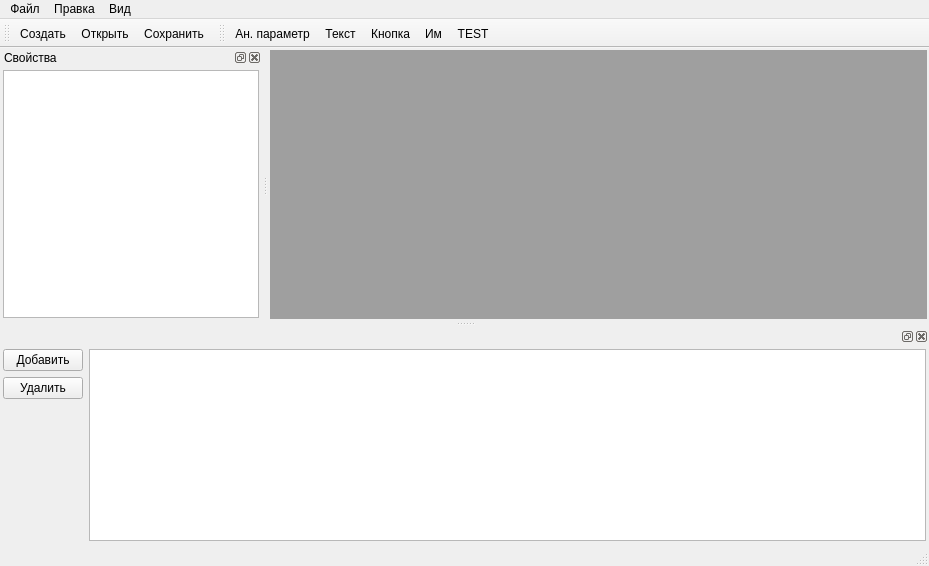
<?xml version="1.0" encoding="UTF-8"?>
<ui version="4.0">
 <class>MainWindow</class>
 <widget class="QMainWindow" name="MainWindow">
  <property name="geometry">
   <rect>
    <x>0</x>
    <y>0</y>
    <width>929</width>
    <height>566</height>
   </rect>
  </property>
  <property name="windowTitle">
   <string>MainWindow</string>
  </property>
  <widget class="QWidget" name="centralWidget">
   <layout class="QGridLayout" name="gridLayout_2">
    <property name="leftMargin">
     <number>2</number>
    </property>
    <property name="topMargin">
     <number>2</number>
    </property>
    <property name="rightMargin">
     <number>2</number>
    </property>
    <property name="bottomMargin">
     <number>2</number>
    </property>
    <item row="0" column="0">
     <widget class="QMdiArea" name="mdiArea"/>
    </item>
   </layout>
  </widget>
  <widget class="QMenuBar" name="menuBar">
   <property name="geometry">
    <rect>
     <x>0</x>
     <y>0</y>
     <width>929</width>
     <height>18</height>
    </rect>
   </property>
   <widget class="QMenu" name="menu">
    <property name="title">
     <string>Файл</string>
    </property>
    <addaction name="ACreate"/>
    <addaction name="separator"/>
    <addaction name="AOpen"/>
    <addaction name="ASave"/>
    <addaction name="ASave2"/>
    <addaction name="ASaveAll"/>
    <addaction name="separator"/>
    <addaction name="AClose"/>
   </widget>
   <widget class="QMenu" name="menu_2">
    <property name="title">
     <string>Правка</string>
    </property>
    <addaction name="ACut"/>
    <addaction name="ACopy"/>
    <addaction name="APaste"/>
    <addaction name="ADelete"/>
   </widget>
   <widget class="QMenu" name="menu_3">
    <property name="title">
     <string>Вид</string>
    </property>
    <addaction name="AProperties"/>
   </widget>
   <addaction name="menu"/>
   <addaction name="menu_2"/>
   <addaction name="menu_3"/>
  </widget>
  <widget class="QToolBar" name="mainToolBar">
   <property name="windowTitle">
    <string>Меню</string>
   </property>
   <attribute name="toolBarArea">
    <enum>TopToolBarArea</enum>
   </attribute>
   <attribute name="toolBarBreak">
    <bool>false</bool>
   </attribute>
   <addaction name="ACreate"/>
   <addaction name="AOpen"/>
   <addaction name="ASave"/>
  </widget>
  <widget class="QStatusBar" name="statusBar"/>
  <widget class="QDockWidget" name="dockProperties">
   <property name="windowTitle">
    <string>Свойства</string>
   </property>
   <attribute name="dockWidgetArea">
    <number>1</number>
   </attribute>
   <widget class="QWidget" name="dockWidgetContents">
    <layout class="QGridLayout" name="gridLayout">
     <property name="leftMargin">
      <number>3</number>
     </property>
     <property name="topMargin">
      <number>3</number>
     </property>
     <property name="rightMargin">
      <number>3</number>
     </property>
     <property name="bottomMargin">
      <number>3</number>
     </property>
     <item row="0" column="0">
      <widget class="QTableView" name="tableProperty">
       <property name="selectionMode">
        <enum>QAbstractItemView::SingleSelection</enum>
       </property>
       <property name="selectionBehavior">
        <enum>QAbstractItemView::SelectRows</enum>
       </property>
       <attribute name="horizontalHeaderVisible">
        <bool>false</bool>
       </attribute>
       <attribute name="horizontalHeaderMinimumSectionSize">
        <number>20</number>
       </attribute>
       <attribute name="verticalHeaderVisible">
        <bool>false</bool>
       </attribute>
       <attribute name="verticalHeaderDefaultSectionSize">
        <number>20</number>
       </attribute>
       <attribute name="verticalHeaderHighlightSections">
        <bool>true</bool>
       </attribute>
      </widget>
     </item>
    </layout>
   </widget>
  </widget>
  <widget class="QToolBar" name="toolBar">
   <property name="windowTitle">
    <string>Объекты</string>
   </property>
   <attribute name="toolBarArea">
    <enum>TopToolBarArea</enum>
   </attribute>
   <attribute name="toolBarBreak">
    <bool>false</bool>
   </attribute>
   <addaction name="AAddAnPar"/>
   <addaction name="AAddText"/>
   <addaction name="AAddButton"/>
   <addaction name="AAddIm"/>
   <addaction name="actionTEST"/>
  </widget>
  <widget class="QDockWidget" name="dockWidget">
   <attribute name="dockWidgetArea">
    <number>8</number>
   </attribute>
   <widget class="QWidget" name="dockWidgetContents_2">
    <layout class="QGridLayout" name="gridLayout_3">
     <property name="leftMargin">
      <number>3</number>
     </property>
     <property name="topMargin">
      <number>3</number>
     </property>
     <property name="rightMargin">
      <number>3</number>
     </property>
     <property name="bottomMargin">
      <number>3</number>
     </property>
     <item row="0" column="1">
      <widget class="QTableView" name="tableProperty2">
       <property name="selectionMode">
        <enum>QAbstractItemView::SingleSelection</enum>
       </property>
       <attribute name="horizontalHeaderHighlightSections">
        <bool>true</bool>
       </attribute>
       <attribute name="horizontalHeaderMinimumSectionSize">
        <number>20</number>
       </attribute>
       <attribute name="verticalHeaderVisible">
        <bool>false</bool>
       </attribute>
       <attribute name="verticalHeaderDefaultSectionSize">
        <number>20</number>
       </attribute>
      </widget>
     </item>
     <item row="0" column="0">
      <layout class="QVBoxLayout" name="verticalLayout">
       <item>
        <widget class="QPushButton" name="btnAddProp">
         <property name="text">
          <string>Добавить</string>
         </property>
        </widget>
       </item>
       <item>
        <widget class="QPushButton" name="btnDelProp">
         <property name="text">
          <string>Удалить</string>
         </property>
        </widget>
       </item>
       <item>
        <spacer name="verticalSpacer">
         <property name="orientation">
          <enum>Qt::Vertical</enum>
         </property>
         <property name="sizeHint" stdset="0">
          <size>
           <width>20</width>
           <height>40</height>
          </size>
         </property>
        </spacer>
       </item>
      </layout>
     </item>
    </layout>
   </widget>
  </widget>
  <action name="ACreate">
   <property name="icon">
    <iconset resource="icon.qrc">
     <normaloff>:/icon/ico/Folder-Add.ico</normaloff>:/icon/ico/Folder-Add.ico</iconset>
   </property>
   <property name="text">
    <string>Создать</string>
   </property>
  </action>
  <action name="AOpen">
   <property name="icon">
    <iconset resource="icon.qrc">
     <normaloff>:/icon/ico/Folder-Accept.ico</normaloff>:/icon/ico/Folder-Accept.ico</iconset>
   </property>
   <property name="text">
    <string>Открыть</string>
   </property>
  </action>
  <action name="ASave">
   <property name="icon">
    <iconset resource="icon.qrc">
     <normaloff>:/icon/ico/save256.ico</normaloff>:/icon/ico/save256.ico</iconset>
   </property>
   <property name="text">
    <string>Сохранить</string>
   </property>
  </action>
  <action name="ASave2">
   <property name="text">
    <string>Сохранить как ...</string>
   </property>
  </action>
  <action name="ASaveAll">
   <property name="text">
    <string>Сохранить всё</string>
   </property>
  </action>
  <action name="AClose">
   <property name="text">
    <string>Закрыть</string>
   </property>
  </action>
  <action name="AProperties">
   <property name="checkable">
    <bool>true</bool>
   </property>
   <property name="checked">
    <bool>false</bool>
   </property>
   <property name="icon">
    <iconset resource="icon.qrc">
     <normaloff>:/icon/ico/options.ico</normaloff>:/icon/ico/options.ico</iconset>
   </property>
   <property name="text">
    <string>Свойства</string>
   </property>
  </action>
  <action name="AAddAnPar">
   <property name="text">
    <string>Ан. параметр</string>
   </property>
   <property name="toolTip">
    <string>Ан. параметр</string>
   </property>
  </action>
  <action name="ACut">
   <property name="text">
    <string>Вырезать</string>
   </property>
   <property name="shortcut">
    <string>Ctrl+X</string>
   </property>
  </action>
  <action name="ACopy">
   <property name="text">
    <string>Копировать</string>
   </property>
   <property name="shortcut">
    <string>Ctrl+C</string>
   </property>
  </action>
  <action name="APaste">
   <property name="text">
    <string>Вставить</string>
   </property>
   <property name="shortcut">
    <string>Ctrl+V</string>
   </property>
  </action>
  <action name="ADelete">
   <property name="text">
    <string>Удалить</string>
   </property>
  </action>
  <action name="actionTEST">
   <property name="text">
    <string>TEST</string>
   </property>
   <property name="toolTip">
    <string>test</string>
   </property>
  </action>
  <action name="AAddText">
   <property name="text">
    <string>Текст</string>
   </property>
   <property name="toolTip">
    <string>Текст</string>
   </property>
  </action>
  <action name="AAddButton">
   <property name="text">
    <string>Кнопка</string>
   </property>
  </action>
  <action name="AAddIm">
   <property name="text">
    <string>Им</string>
   </property>
   <property name="toolTip">
    <string>Им</string>
   </property>
  </action>
 </widget>
 <layoutdefault spacing="6" margin="11"/>
 <resources>
  <include location="icon.qrc"/>
 </resources>
 <connections>
  <connection>
   <sender>AProperties</sender>
   <signal>triggered(bool)</signal>
   <receiver>dockProperties</receiver>
   <slot>setVisible(bool)</slot>
   <hints>
    <hint type="sourcelabel">
     <x>-1</x>
     <y>-1</y>
    </hint>
    <hint type="destinationlabel">
     <x>49</x>
     <y>322</y>
    </hint>
   </hints>
  </connection>
  <connection>
   <sender>dockProperties</sender>
   <signal>visibilityChanged(bool)</signal>
   <receiver>AProperties</receiver>
   <slot>setChecked(bool)</slot>
   <hints>
    <hint type="sourcelabel">
     <x>49</x>
     <y>322</y>
    </hint>
    <hint type="destinationlabel">
     <x>-1</x>
     <y>-1</y>
    </hint>
   </hints>
  </connection>
 </connections>
</ui>
